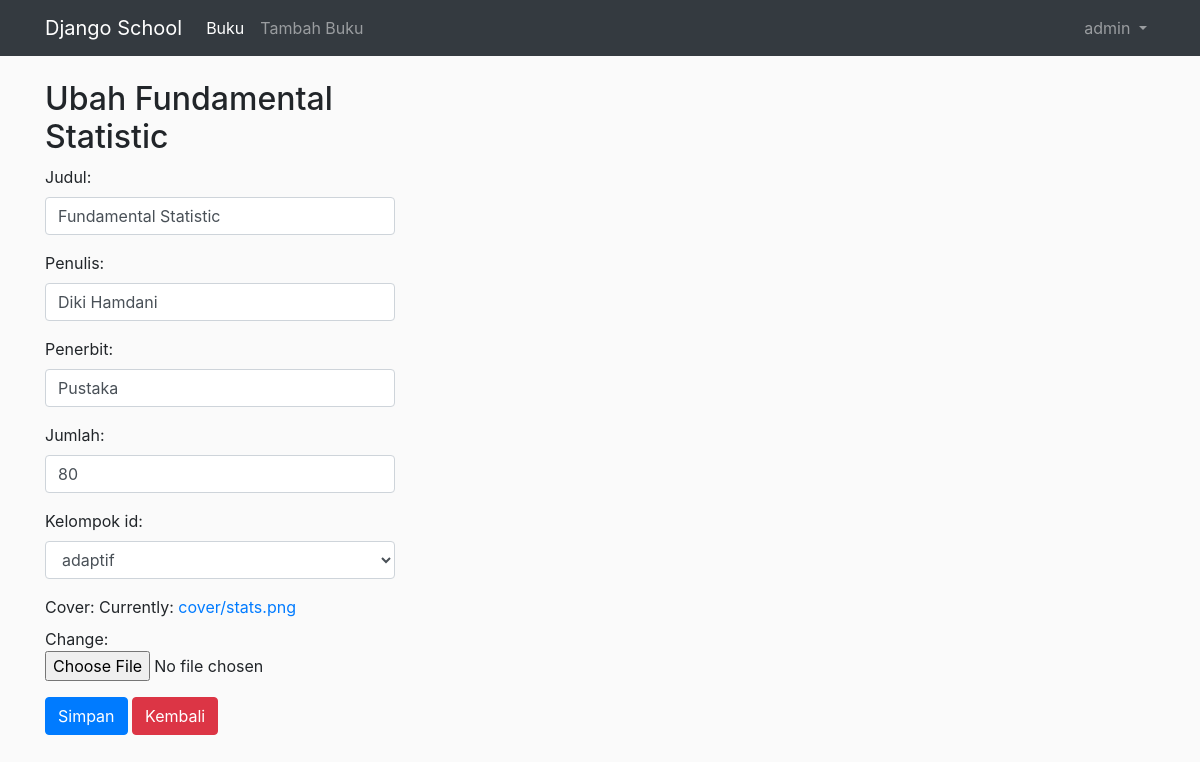
Page /buku/ubah/9 (signed in) on the committed database.
### perpus/models.py (models this page shows, shortened)
class Buku(models.Model):
    judul = models.CharField(max_length=50)
    penulis = models.CharField(max_length=20)
    penerbit = models.CharField(max_length=20)
    jumlah = models.IntegerField(null=True)
    kelompok_id = models.ForeignKey(Kelompok, on_delete=models.CASCADE, null=True)
    cover = models.ImageField(upload_to='cover/', null=True)
    tanggal = models.DateTimeField(auto_now_add=True, null=True)

### perpus/views.py (the view)
# urls.py: path('buku/ubah/<int:id_buku>', ubah_buku, name='ubah_buku'),
@login_required(login_url=settings.LOGIN_URL)
def ubah_buku(request, id_buku):
    buku = Buku.objects.get(id=id_buku)
    template = 'ubah-buku.html'
    if request.POST:
        form = FormBuku(request.POST, request.FILES, instance=buku)
        if form.is_valid():
            form.save()
            messages.success(request, "Data berhasil diubah!")
            return redirect('ubah_buku', id_buku=id_buku)
    else:
        form = FormBuku(instance=buku)
        konteks = {
            'form': form,
            'buku': buku,
        }
    return render(request, template, konteks)

### perpus/forms.py
class FormBuku(ModelForm):
    class Meta:
        model = Buku
        fields = '__all__'
        widgets = {
            'judul': forms.TextInput({'class': 'form-control'}),
            'penulis': forms.TextInput({'class': 'form-control'}),
            'penerbit': forms.TextInput({'class': 'form-control'}),
            'jumlah': forms.NumberInput({'class': 'form-control'}),
            'kelompok_id': forms.Select({'class': 'form-control'}),
        }

### perpus/models.py (called while the page is built)
    def __str__(self):
        return self.nama

### perpus/templates/ubah-buku.html (shortened to what this page needs)
{% extends 'base.html' %}
{% block content %}
<div class="row mt-4">
    <div class="col-md-4">
        <h2>Ubah {{ buku.judul }}</h2>
        <form action="{% url 'ubah_buku' buku.id %} " method="post"  enctype="multipart/form-data">
            {{form.as_p}}
            <button class="btn btn-primary" type="submit">Simpan</button>
            <a href="/buku" class="btn btn-danger">Kembali</a>
        </form>
    </div>
</div>
{% endblock %}

### templates/header.html (shortened to what this page needs)
{% load static %}
<!DOCTYPE html>
<html lang="en">
<head>
    <link rel="stylesheet" href="{% static 'css/bootstrap.min.css' %}">
    <link rel="stylesheet" href="{% static 'css/style.css' %}">
</head>
<body>
    {% if user.is_authenticated %}
    <nav class="navbar navbar-expand-lg navbar-dark bg-dark">
        <div class="container">
            <a class="navbar-brand" href="#">Django School</a>
            <div class="collapse navbar-collapse" id="navbarText">
                <ul class="navbar-nav mr-auto">
                    <li class="nav-item active">
                        <a class="nav-link" href="/buku">Buku <span class="sr-only">(current)</span></a>
                    </li>
                    <li class="nav-item">
                        <a class="nav-link" href="/tambah-buku">Tambah Buku</a>
                    </li>
                </ul>
                <ul class="navbar-nav ml-auto">
                    <li class="nav-item dropdown">
                        <a class="nav-link dropdown-toggle" href="#" id="navbarDropdown" role="button"
                            data-toggle="dropdown" aria-haspopup="true" aria-expanded="false">
                            {{user}}
                        </a>
                    </li>
                </ul>
            </div>
        </div>
    </nav>
    {% endif %}

### static/css/style.css (style rules this page uses)
body { background-color: rgb(250, 250, 250); }

### rows in the picture
Buku: judul "Fundamental Statistic", penulis "Diki Hamdani", penerbit "Pustaka", jumlah "80", kelompok_id "adaptif"

### other values in the picture
{{ user }} "admin"
